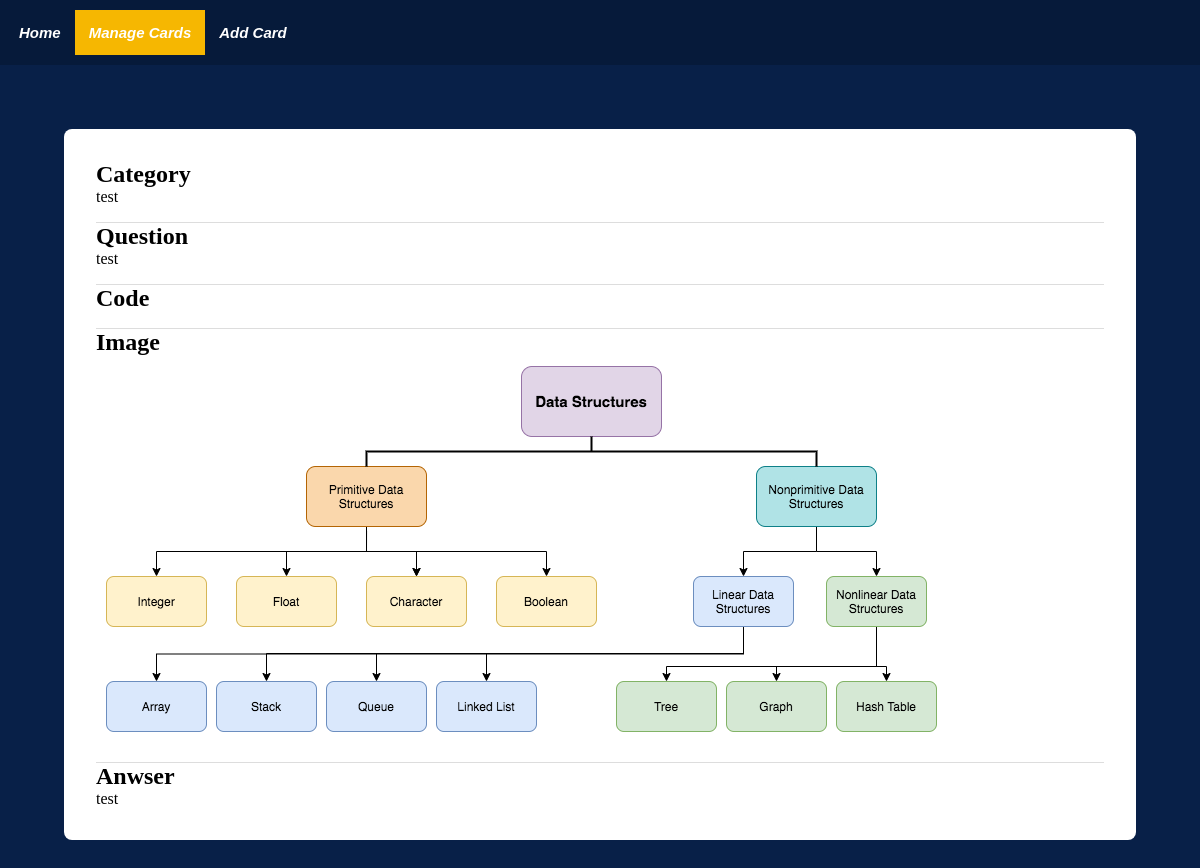
The page /view_flashcard/6 on the database as committed earlier.
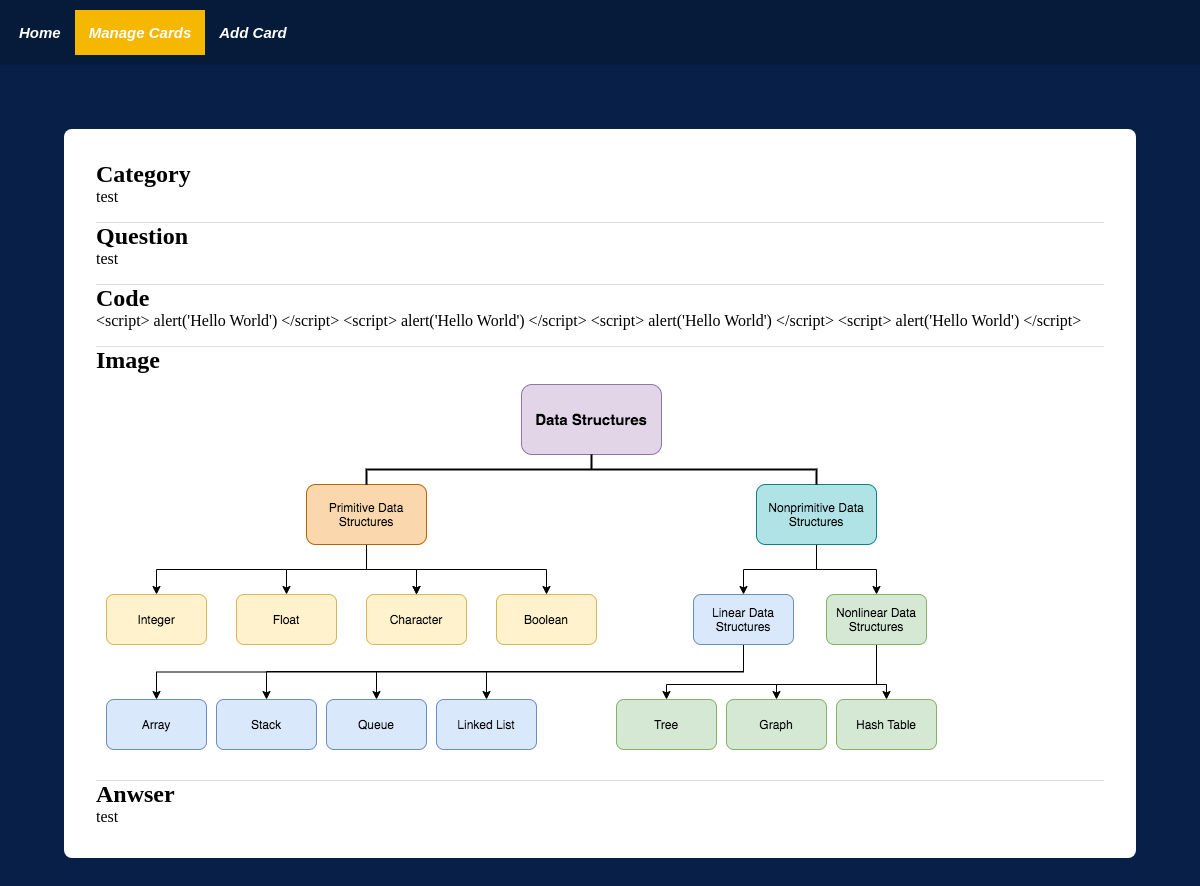
The same page on the database as committed later.
### tables this page shows
CREATE TABLE Flashcards(
              key INTEGER PRIMARY KEY AUTOINCREMENT,
              category TEXT NOT NULL,
              question TEXT NOT NULL,
              code TEXT,
              image_path TEXT,
              answer TEXT NOT NULL
    );

### app.py (the view)
@app.route("/view_flashcard/<key>")
def view_flashcard_route(key):
    data = database.view_card(key=key)
    return render_template('view_flashcard.html', nav_id="manage-page", data=data)

### templates/view_flashcard.html (shortened to what this page needs)
{% extends "base.html" %}
{% block content %}
<div class="flashcard-content">
    <div class="flashcard-content-inner">
        <h2>Category</h2>
        <p>{{ data['category'] | escape }}</p>
    </div>
    <div class="flashcard-content-inner">
        <h2>Question</h2>
        <p>{{ data['question'] | escape }}</p>
    </div>
    <div class="flashcard-content-inner">
        <h2>Code</h2>
        <p>{{ data['code'] | escape }}</p>
    </div>
    <div class="flashcard-content-inner">
        <h2>Image</h2>
        <img class="card-image" src="{{ url_for('static', filename='images/' + data['image_path']) }}" alt="{{ data['image_path'] }}">
    </div>
    <div class="flashcard-content-inner">
        <h2>Anwser</h2>
        <p>{{ data['answer'] | escape }}</p>
    </div>
</div>
{% endblock %}

### templates/base.html (shortened to what this page needs)
<!DOCTYPE html>
<html lang="en">
    <head>
        <link rel="stylesheet" type="text/css" href="{{ url_for('static', filename='css/base.css') }}">
    </head>
    <body>
        <div id="nav-bar">
            <ul class="nav">
                <li><a href="{{  url_for('home')  }}" class="nav-tile {% if nav_id == 'home-page' %}active{% endif %}">Home</a></li>
                <li><a href="{{  url_for('manage_flashcards_route')  }}" class="nav-tile {% if nav_id == 'manage-page' %}active{% endif %}">Manage Cards</a></li>
                <li><a href="{{  url_for('add_flashcard_route')  }}" class="nav-tile {% if nav_id == 'add-page' %}active{% endif %}">Add Card</a></li>
            </ul>
        </div>
        <div id="flash-messages">
        </div>
        <div class="content">
            {% block content %}{% endblock %}
        </div>
    </body>
</html>

### static/css/base.css (style rules this page uses)
* { padding: 0; margin: 0; box-sizing: border-box; }
body { background-color: #082048; font-family: 'Times New Roman', Times, serif; width: 100%; position: relative; display: flex; flex-direction: column; min-height: 100vh; }
#nav-bar { color: #FFFFFF; font-size: 15px; font-family: Arial, sans-serif; font-weight: bold; font-style: italic; padding: 10px 0px 10px 5px; margin-bottom: 1rem; background-color: rgba(0, 0, 0, 0.2); display: flex; flex-direction: row; }
.nav { list-style-type: none; margin: 0; padding: 0; overflow: hidden; }
.nav li { display: inline; float: left; }
.nav-tile { display: block; color: #FFFFFF; text-align: center; padding: 14px; text-decoration: none; }
.active { background: #F6B701; }
#flash-messages { margin: 0 4rem 1rem 4rem; height: 2rem; overflow: hidden; }
.card-image { border-radius: 4px; height: fit-content; width: auto; max-height: 100%; max-width: 100%; }
.flashcard-content { background-color: #FFFFFF; margin: 0 4rem 4rem 4rem; padding: 1rem; border-radius: 8px; }
.flashcard-content-inner { margin: 1rem; border-top: 1px solid #ddd;; }
.flashcard-content-inner:first-child { border-top: none; }

Rows that differ between the two databases and show on the page:
changed Flashcards "test": code (not shown) → "<script> alert('Hello World') </script> <script> alert('Hello World') </script> <script> alert('Hello World') </script> <script> alert('Hello World') </script>"
